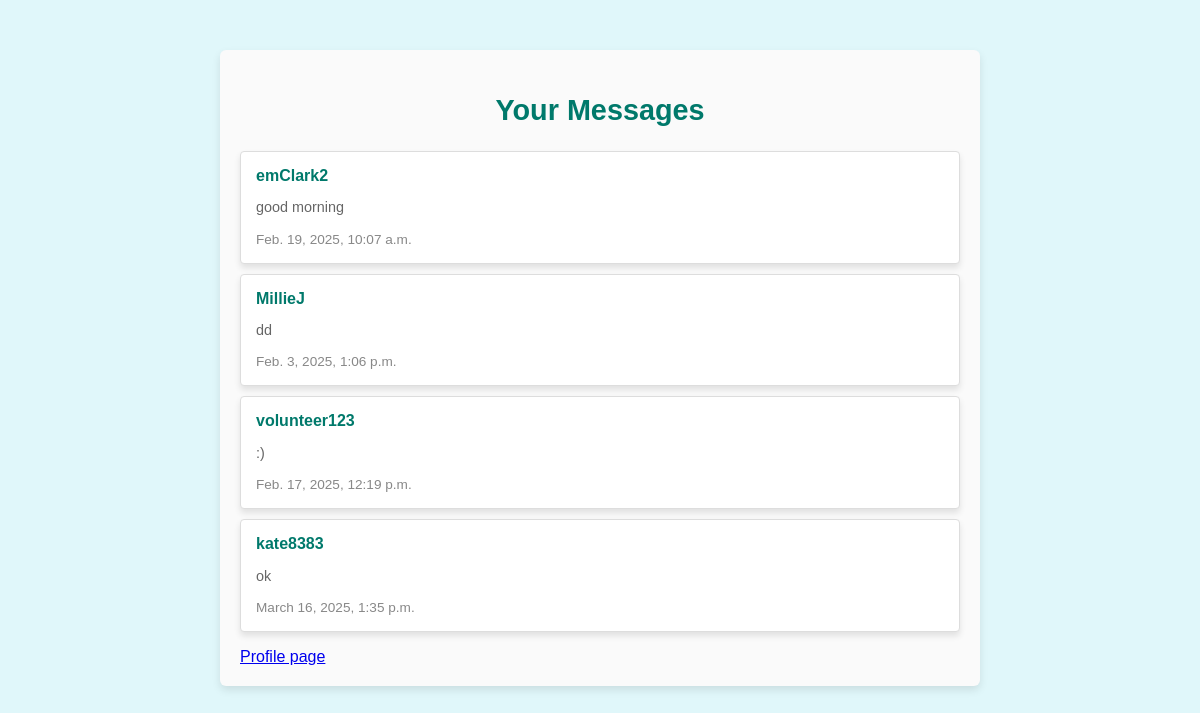
Screenshot of /view_messages/ (signed in) with the database file from the repository.
### volunteers/models.py (models this page shows)
class User(AbstractUser):
    USER_TYPES = [
        ('volunteer', 'Volunteer'),
        ('organisation', 'Organisation')
    ]
    username = models.CharField(max_length=150, unique=True)
    user_type = models.CharField(max_length=20, choices=USER_TYPES)
    phone_number = models.CharField(max_length=15, blank=True, null=True)
    location = models.CharField(max_length=100)
    profile_picture = models.ImageField(upload_to='profile_pictures/', blank=True, null=True)
    user_created_at = models.DateTimeField(auto_now_add=True)
    saved_opportunities = models.ManyToManyField('VolunteerOpportunity', related_name='saved_by', through='SavedOpportunities')
    applied_opportunities = models.ManyToManyField('VolunteerOpportunity', related_name='applied_by', through='VolunteerApplications')
    profile_is_private = models.BooleanField(default=False)
    postcode = models.CharField(max_length=10)
    groups = models.ManyToManyField(
        'auth.Group',
        related_name='volunteers_user_set',
        blank=True,
        help_text='The groups this user belongs to.',
    )
    user_permissions = models.ManyToManyField(
        'auth.Permission',
        related_name='volunteers_user_set',
        blank=True,
        help_text='Specific permissions for this user.',
    )

class Message(models.Model):
    sender = models.ForeignKey(User, on_delete=models.CASCADE, related_name="sent_messages")
    recipient = models.ForeignKey(User, on_delete=models.CASCADE, related_name="received_messages")
    content = models.TextField()
    timestamp = models.DateTimeField(auto_now_add=True)
    is_read = models.BooleanField(default=False)

### volunteers/views.py (the view)
# urls.py: path('view_messages/', views.view_messages, name='view_messages'),
@login_required
def view_messages(request):
    conversations = Message.objects.filter(
        Q(sender=request.user) | Q(recipient=request.user)
    ).values('sender', 'recipient').annotate(last_message_time=Max('timestamp')).order_by('-last_message_time')
    user_ids = set()
    for conversation in conversations:
        user_ids.add(conversation['sender'])
        user_ids.add(conversation['recipient'])
    user_ids.discard(request.user.id)
    conversations = [
        {
            'recipient': User.objects.get(id=user_id),
            'last_message': Message.objects.filter(
                Q(sender=request.user, recipient=user_id) | Q(sender=user_id, recipient=request.user)
            ).order_by('-timestamp').first()
        }
        for user_id in user_ids
    ]
    return render(request, 'message_list.html', {'conversations': conversations})

### volunteers/templates/message_list.html (shortened to what this page needs)
<!DOCTYPE html>
<html lang="en">
<head>
    {% load static %}
    <link rel="stylesheet" href="{% static 'message-list.css' %}">
</head>
<body>
    <div class="container">
        <h2>Your Messages</h2>
        <ul class="conversations">
            {% for conversation in conversations %}
                <li class="conversation">
                    <a href="{% url 'chat_with_sender' conversation.recipient.id %}" class="message-link">
                        <div>
                            <span class="sender">{{ conversation.recipient.username }}</span>
                            <p class="last-message">{{ conversation.last_message.content }}</p>
                        </div>
                        <span class="timestamp">{{ conversation.last_message.timestamp }}</span>
                    </a>
                </li>
            {% endfor %}
        </ul>
        <li>
            {% if user.user_type == "organisation" %}
                <a href="{% url 'organisation-profile' %}">Profile page</a>
            {% else %}
                <a href="{% url 'volunteer-profile' %}">Profile page</a>
            {% endif %}
        </li>
    </div>
</body>
</html>

### volunteers/static/message-list.css (style rules this page uses)
body { font-family: 'Arial', sans-serif; background-color: #e0f7fa; color: #333; margin: 0; padding: 0; display: flex; flex-direction: column; margin-top: 50px; align-items: center; height: 100vh; }
.container { width: 60%; max-width: 800px; background-color: #fafafa; padding: 20px; border-radius: 6px; box-shadow: 0 4px 8px rgba(0, 0, 0, 0.1); }
h2 { text-align: center; color: #00796b; font-size: 1.8rem; }
.conversations { width: 100%; list-style-type: none; padding: 0; }
.conversation { padding: 15px; margin: 10px 0; background-color: #ffffff; border: 1px solid #ddd; border-radius: 4px; display: flex; justify-content: space-between; align-items: center; box-shadow: 0 4px 6px rgba(0, 0, 0, 0.1); }
.conversation .sender { font-weight: bold; color: #00796b; }
.conversation .last-message { color: #666; font-size: 0.9rem; }
.conversation .timestamp { font-size: 0.85rem; color: #888; }
.message-link { text-decoration: none; color: #00796b; }
li { list-style-type: none; }

### rows the page displays
User: recipient.username "emClark2", last_message.content "good morning", last_message.timestamp "Feb. 19, 2025, 10:07 a.m."
User: recipient.username "MillieJ", last_message.content "dd", last_message.timestamp "Feb. 3, 2025, 1:06 p.m."
User: recipient.username "volunteer123", last_message.content ":)", last_message.timestamp "Feb. 17, 2025, 12:19 p.m."
User: recipient.username "kate8383", last_message.content "ok", last_message.timestamp "March 16, 2025, 1:35 p.m."
